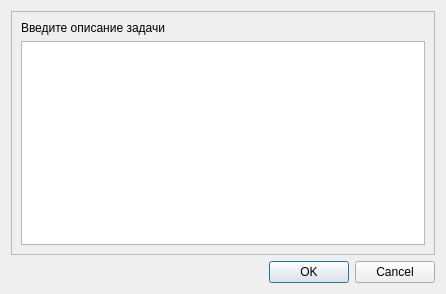
<?xml version="1.0" encoding="UTF-8"?>
<ui version="4.0">
 <class>addDialog</class>
 <widget class="QDialog" name="addDialog">
  <property name="geometry">
   <rect>
    <x>0</x>
    <y>0</y>
    <width>446</width>
    <height>294</height>
   </rect>
  </property>
  <property name="windowTitle">
   <string>Добавить задачу</string>
  </property>
  <layout class="QGridLayout" name="gridLayout">
   <item row="0" column="0">
    <widget class="QFrame" name="addFrame">
     <property name="frameShape">
      <enum>QFrame::StyledPanel</enum>
     </property>
     <property name="frameShadow">
      <enum>QFrame::Raised</enum>
     </property>
     <layout class="QGridLayout" name="gridLayout_2">
      <item row="0" column="0">
       <widget class="QLabel" name="addLabel">
        <property name="text">
         <string>Введите описание задачи</string>
        </property>
       </widget>
      </item>
      <item row="1" column="0">
       <widget class="QTextEdit" name="addTextEdit"/>
      </item>
     </layout>
    </widget>
   </item>
   <item row="1" column="0">
    <widget class="QDialogButtonBox" name="addButtonBox">
     <property name="orientation">
      <enum>Qt::Horizontal</enum>
     </property>
     <property name="standardButtons">
      <set>QDialogButtonBox::Cancel|QDialogButtonBox::Ok</set>
     </property>
    </widget>
   </item>
  </layout>
 </widget>
 <resources/>
 <connections>
  <connection>
   <sender>addButtonBox</sender>
   <signal>accepted()</signal>
   <receiver>addDialog</receiver>
   <slot>accept()</slot>
   <hints>
    <hint type="sourcelabel">
     <x>248</x>
     <y>254</y>
    </hint>
    <hint type="destinationlabel">
     <x>157</x>
     <y>274</y>
    </hint>
   </hints>
  </connection>
  <connection>
   <sender>addButtonBox</sender>
   <signal>rejected()</signal>
   <receiver>addDialog</receiver>
   <slot>reject()</slot>
   <hints>
    <hint type="sourcelabel">
     <x>316</x>
     <y>260</y>
    </hint>
    <hint type="destinationlabel">
     <x>286</x>
     <y>274</y>
    </hint>
   </hints>
  </connection>
 </connections>
</ui>
